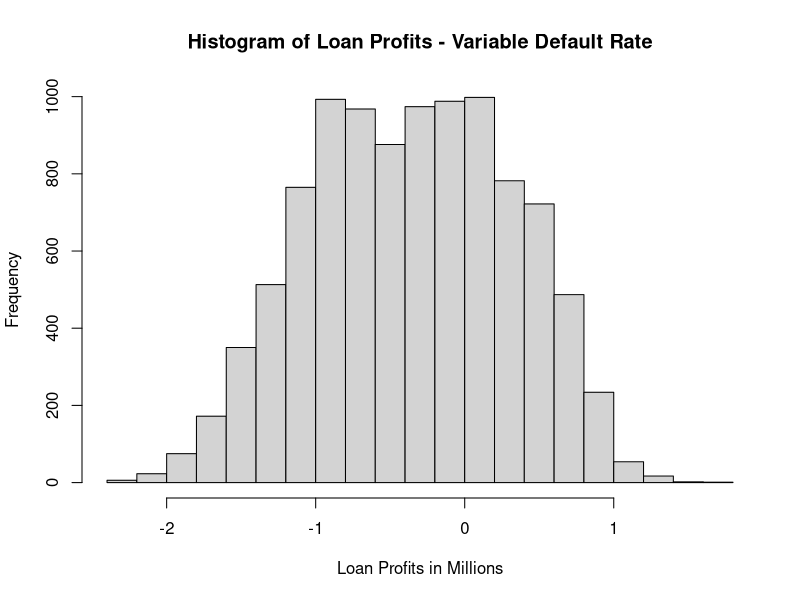

This figure's R source:
#Modeling loan profits
#scope - make a general model for loan expvalues, and how they vary as economic activity
#changes the default rate

#out of scope - money earned from foreclosure of houses or recovery of assets, other expenses
#current market interest or default rates, specific home values, monthly payments

library(tidyverse)
#Parameters
n <- 10000  # number of loans in sample
B <- 10000 #number of repetitions of Monte Carlo simulation
i <- .025 #interest rate
p <- .02 # probability of default
l <- -200000 #average loan amount, loss per loan in case of default
g <- -l*i #profit per loan at the end of yr 1

####interest rate calculation for 1% chance of losing money####
set.seed(1)
z <- qnorm(0.01)

#formula & explanation given in harvardx big short interest rate video
a <- -l*( n*p - z*sqrt(n*p*(1 - p))) / ( n*(1 - p) + z*sqrt(n*p*(1 - p))) 
a    # required profit when loan is not a default
ir <- a/-l 

#check with mc
mc <- replicate(B, {
  loan <- sample(c(l, a), n, replace = TRUE, prob = c(p, 1 - p))
  sum(loan)
})
mean(mc)
mean(mc < 0)

####number of loans needed for a 1% chance of losing money####
#formula doesn't work for interest rates that result in losing money
#formula & explanation given in harvardx big short video
n2 <- ceiling((z^2*(g-l)^2*p*(1-p)) / (l*p + g*(1-p))^2)
n2    # number of loans required
n2*(l*p + g*(1-p))    # expected profit over n loans

mc_2 <- replicate(B, {
  loan <- sample(c(l, g), n2, replace = TRUE, prob = c(p, 1-p))
  sum(loan)
})
mean(mc_2 < 0)

####simulation of case where economic activity changes default rate####
set.seed(1)
#monte carlo
loan_profits <- replicate (B, { #vector B columns long, each col is the sum of n loans
  new_p <- p + sample(seq(0, .01, length = 100), 1)
  expvalues <- sample(c(l, a), n, replace = TRUE, prob = c(new_p, 1 - new_p)) 
  sum(expvalues) #sum of n loans
})

#visualize the results
loan_profits_in_millions <- loan_profits/10e6
hist(loan_profits_in_millions, main = "Histogram of Loan Profits - Variable Default Rate",
     xlab = "Loan Profits in Millions") 

mean(loan_profits) #on average, how much $ you make from n loans, simulated B times
sd(loan_profits)    #standard deviation of monte carlo sim
expvalue_per_loan <- mean(loan_profits)/n #expvalue per loan
expvalue_per_loan
mean(loan_profits < 0)
